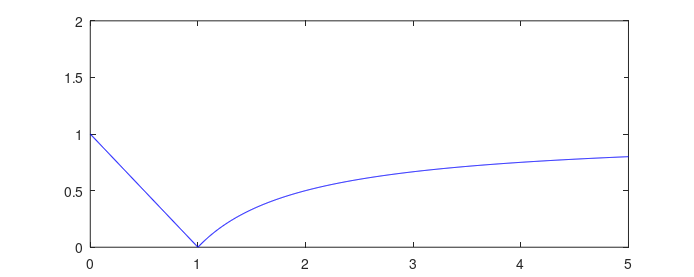

The MATLAB script that drew this image:
x=linspace(0, 5,1000);
smaller=x<1;
y=x;
y(smaller)=1-x(smaller);
y(~smaller)=1-1./x(~smaller);
plot(x,y,'Color',[0 0 1]);
axis([0 5 0 2])
set(gcf, 'PaperUnits', 'points');
set(gcf, 'PaperPosition', [0 0 500 200]);
saveas(gcf,'results/error_eval.png');